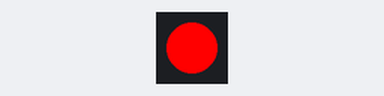
Recording of a program running on a simulated CircuitPython board. On the bench: 1 RGB LEDs in strip order, left to right.

Above: at 0.5 s.
At 1.5 s:
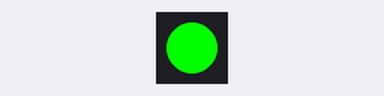
At 2.5 s:
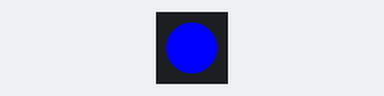
At 5.5 s:
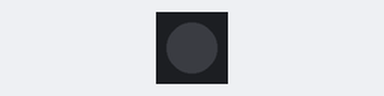
Timing chart, 0 to 7.8 s (numbered marks = the images above):
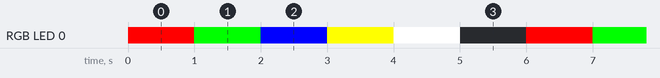

The program:

code.py
```python
import time
import board
import neopixel
import digitalio
import analogio
import colors

## SETUP #############################################

led = neopixel.NeoPixel(board.NEOPIXEL, 1)

## LOOP ##############################################

while True:
    led.fill(colors.led_red)
    time.sleep(1)
    led.fill(colors.led_green)
    time.sleep(1)
    led.fill(colors.led_blue)
    time.sleep(1)
    led.fill(colors.led_yellow)
    time.sleep(1)
    led.fill(colors.led_white)
    time.sleep(1)
    led.fill(colors.led_off)
    time.sleep(1)
```

colors.py
```python
led_white = (255, 255, 255)
led_red = (255, 0, 0)
led_green = (0, 255, 0)
led_blue = (0, 0, 255)
led_yellow = (255, 255, 0)
led_off = (0, 0, 0)
```

Measured:
- by itself, RGB LED 0: repeats every 6.0 s: RGB(0, 255, 0) 1.0 s, RGB(0, 0, 255) 1.0 s, RGB(255, 255, 0) 1.0 s, RGB(255, 255, 255) 1.0 s, off 1.0 s, RGB(255, 0, 0) 1.0 s
- by itself, everything shown: repeats every 6.0 s, in 6 steps
